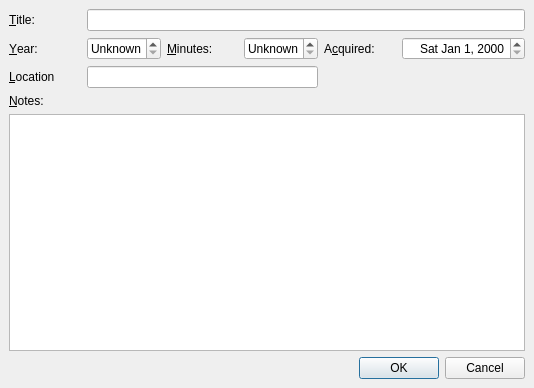
<?xml version="1.0" encoding="UTF-8"?>
<ui version="4.0">
 <class>AddEditMovieDlg</class>
 <widget class="QDialog" name="AddEditMovieDlg">
  <property name="geometry">
   <rect>
    <x>0</x>
    <y>0</y>
    <width>534</width>
    <height>388</height>
   </rect>
  </property>
  <property name="windowTitle">
   <string>My Movies - Add Movie</string>
  </property>
  <layout class="QGridLayout">
   <property name="margin">
    <number>9</number>
   </property>
   <property name="spacing">
    <number>6</number>
   </property>
   <item row="0" column="1" colspan="5">
    <widget class="QLineEdit" name="titleLineEdit"/>
   </item>
   <item row="0" column="0">
    <widget class="QLabel" name="label">
     <property name="text">
      <string>&amp;Title:</string>
     </property>
     <property name="buddy">
      <cstring>titleLineEdit</cstring>
     </property>
    </widget>
   </item>
   <item row="1" column="4">
    <widget class="QLabel" name="label_4">
     <property name="text">
      <string>A&amp;cquired:</string>
     </property>
     <property name="buddy">
      <cstring>acquiredDateEdit</cstring>
     </property>
    </widget>
   </item>
   <item row="6" column="4" colspan="2">
    <widget class="QDialogButtonBox" name="buttonBox">
     <property name="orientation">
      <enum>Qt::Horizontal</enum>
     </property>
     <property name="standardButtons">
      <set>QDialogButtonBox::Cancel|QDialogButtonBox::Ok</set>
     </property>
    </widget>
   </item>
   <item row="3" column="0">
    <widget class="QLabel" name="label_5">
     <property name="text">
      <string>&amp;Notes:</string>
     </property>
     <property name="buddy">
      <cstring>notesTextEdit</cstring>
     </property>
    </widget>
   </item>
   <item row="1" column="3">
    <widget class="QSpinBox" name="minutesSpinBox">
     <property name="alignment">
      <set>Qt::AlignRight</set>
     </property>
     <property name="specialValueText">
      <string>Unknown</string>
     </property>
     <property name="maximum">
      <number>720</number>
     </property>
    </widget>
   </item>
   <item row="1" column="1">
    <widget class="QSpinBox" name="yearSpinBox">
     <property name="alignment">
      <set>Qt::AlignRight</set>
     </property>
     <property name="specialValueText">
      <string>Unknown</string>
     </property>
     <property name="minimum">
      <number>1890</number>
     </property>
     <property name="maximum">
      <number>2100</number>
     </property>
     <property name="value">
      <number>1890</number>
     </property>
    </widget>
   </item>
   <item row="1" column="2">
    <widget class="QLabel" name="label_3">
     <property name="text">
      <string>&amp;Minutes:</string>
     </property>
     <property name="buddy">
      <cstring>minutesSpinBox</cstring>
     </property>
    </widget>
   </item>
   <item row="1" column="0">
    <widget class="QLabel" name="label_2">
     <property name="text">
      <string>&amp;Year:</string>
     </property>
     <property name="buddy">
      <cstring>yearSpinBox</cstring>
     </property>
    </widget>
   </item>
   <item row="5" column="0" colspan="6">
    <widget class="QTextEdit" name="notesTextEdit">
     <property name="sizePolicy">
      <sizepolicy hsizetype="Expanding" vsizetype="Expanding">
       <horstretch>0</horstretch>
       <verstretch>0</verstretch>
      </sizepolicy>
     </property>
     <property name="tabChangesFocus">
      <bool>true</bool>
     </property>
     <property name="lineWrapMode">
      <enum>QTextEdit::NoWrap</enum>
     </property>
     <property name="acceptRichText">
      <bool>false</bool>
     </property>
    </widget>
   </item>
   <item row="1" column="5">
    <widget class="QDateEdit" name="acquiredDateEdit">
     <property name="alignment">
      <set>Qt::AlignRight</set>
     </property>
     <property name="displayFormat">
      <string>ddd MMM d, yyyy</string>
     </property>
    </widget>
   </item>
   <item row="2" column="1" colspan="3">
    <widget class="QLineEdit" name="locationLineEdit"/>
   </item>
   <item row="2" column="0">
    <widget class="QLabel" name="label_6">
     <property name="text">
      <string>&amp;Location</string>
     </property>
     <property name="buddy">
      <cstring>locationLineEdit</cstring>
     </property>
    </widget>
   </item>
  </layout>
 </widget>
 <tabstops>
  <tabstop>titleLineEdit</tabstop>
  <tabstop>yearSpinBox</tabstop>
  <tabstop>minutesSpinBox</tabstop>
  <tabstop>acquiredDateEdit</tabstop>
  <tabstop>notesTextEdit</tabstop>
  <tabstop>buttonBox</tabstop>
 </tabstops>
 <resources/>
 <connections>
  <connection>
   <sender>buttonBox</sender>
   <signal>accepted()</signal>
   <receiver>AddEditMovieDlg</receiver>
   <slot>accept()</slot>
   <hints>
    <hint type="sourcelabel">
     <x>329</x>
     <y>308</y>
    </hint>
    <hint type="destinationlabel">
     <x>230</x>
     <y>304</y>
    </hint>
   </hints>
  </connection>
  <connection>
   <sender>buttonBox</sender>
   <signal>rejected()</signal>
   <receiver>AddEditMovieDlg</receiver>
   <slot>reject()</slot>
   <hints>
    <hint type="sourcelabel">
     <x>419</x>
     <y>310</y>
    </hint>
    <hint type="destinationlabel">
     <x>130</x>
     <y>297</y>
    </hint>
   </hints>
  </connection>
 </connections>
</ui>
